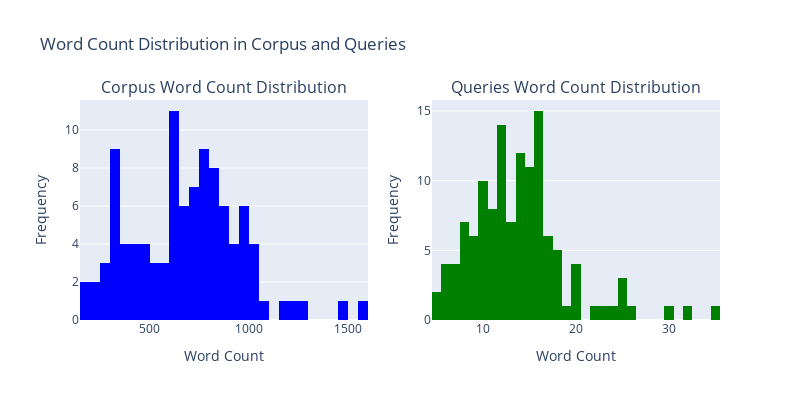
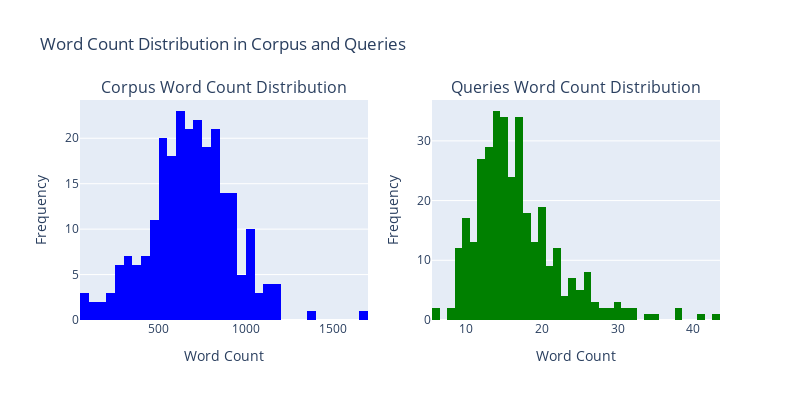
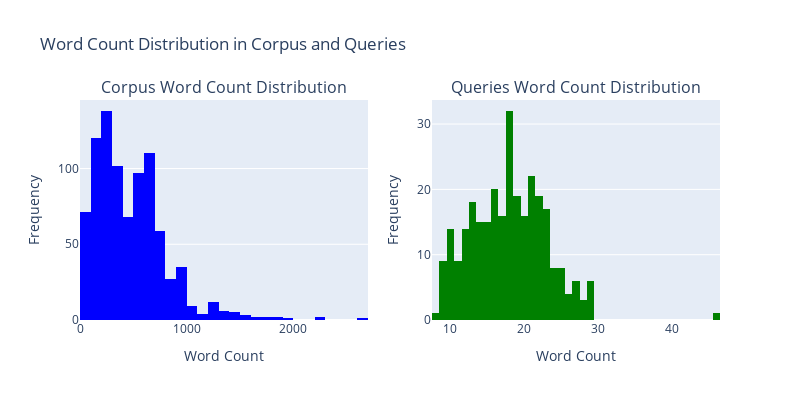
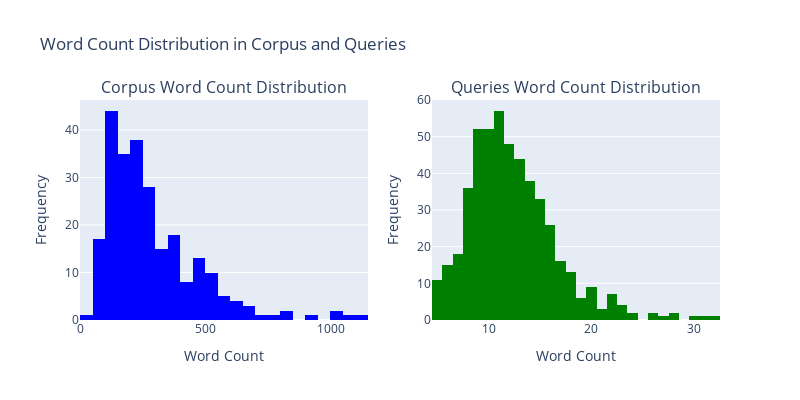

Notebook code for these charts, in order:
### Markdown cell above
Check words in the datasets

### Code cell
for DATASET_NAME in dataset_manager.list_datasets():
    print("========= DATASET:", DATASET_NAME, " =========\n")
    corpus, queries, qrels = dataset_manager.load_dataset(DATASET_NAME)
    print(f"Starting number of documents: {len(corpus)} and number of queries: {len(queries)}")

    corpus, queries = reduce_dataset_size(corpus, queries, qrels)
    print(f"After reducing: number of documents: {len(corpus)} and number of queries: {len(queries)}\n")

    corpus_df = pd.DataFrame(list(corpus.items()), columns=["id", "text"])
    corpus_df["text"] = corpus_df["text"].apply(lambda x: x[0] if isinstance(x, list) and len(x) > 0 else "")
    queries_df = pd.DataFrame(list(queries.items()), columns=["id", "text"])
    plot_count_words(corpus_df, queries_df)

### Figure 1 — Plotly figure (JSON) as saved in the notebook; plotly's stock layout.template omitted (floating-point values rounded to 4 significant figures)
{"data": [{"marker": {"color": "blue"}, "name": "Corpus Word Count", "nbinsx": 50, "type": "histogram", "x": [1235, 621, 968, 771, 902, 520, 898, 632, 888, 765, 663, 262, 342, 1476, 763, 485, 1157, 854, 907, 809, 188, 732, 697, 1586, 1017, 436, 838, 1027, 805, 897, 593, 823, 690, 707, 859, 465, 641, 979, 324, 427, 729, 952, 772, 997, 709, 708, 754, 609, 369, 1290, 999, 758, 915, 483, 232, 895, 774, 609, 520, 1020, 314, 649, 489, 527, 297, 629, 993, 380, 243, 566, 786, 349, 699, 306, 836, 151, 347, 673, 646, 301, 771, 362, 631, 407, 619, 308, 695, 262, 373, 1064, 811, 645, 308, 412, 749, 730, 836, 1018, 556, 939, 804], "xaxis": "x", "yaxis": "y"}, {"marker": {"color": "green"}, "name": "Queries Word Count", "nbinsx": 50, "type": "histogram", "x": [10, 8, 12, 10, 12, 8, 14, 14, 10, 15, 9, 17, 11, 10, 11, 13, 16, 9, 12, 12, 15, 25, 25, 16, 9, 18, 11, 8, 18, 11, 13, 13, 13, 16, 6, 8, 15, 16, 10, 12, 11, 19, 30, 23, 5, 12, 8, 24, 12, 14, 14, 11, 14, 9, 6, 8, 13, 16, 16, 10, 11, 22, 9, 17, 16, 9, 18, 13, 7, 15, 26, 11, 15, 14, 10, 12, 32, 15, 7, 7, 14, 16, 15, 15, 20, 16, 14, 25, 16, 16, 15, 17, 15, 10, 17, 12, 12, 14, 15, 12, 14, 5, 20, 20, 10, 16, 16, 14, 12, 13, 20, 10, 12, 12, 6, 18, 18, 8, 7, 16, 17, 14, 17, 35, 16, 6], "xaxis": "x2", "yaxis": "y2"}], "layout": {"annotations": [{"font": {"size": 16}, "showarrow": false, "text": "Corpus Word Count Distribution", "x": 0.225, "xanchor": "center", "xref": "paper", "y": 1, "yanchor": "bottom", "yref": "paper"}, {"font": {"size": 16}, "showarrow": false, "text": "Queries Word Count Distribution", "x": 0.775, "xanchor": "center", "xref": "paper", "y": 1, "yanchor": "bottom", "yref": "paper"}], "height": 400, "showlegend": false, "title": {"text": "Word Count Distribution in Corpus and Queries"}, "width": 800, "xaxis": {"anchor": "y", "domain": [0, 0.45], "title": {"text": "Word Count"}}, "xaxis2": {"anchor": "y2", "domain": [0.55, 1], "title": {"text": "Word Count"}}, "yaxis": {"anchor": "x", "domain": [0, 1], "title": {"text": "Frequency"}}, "yaxis2": {"anchor": "x2", "domain": [0, 1], "title": {"text": "Frequency"}}}}

### Figure 2 — Plotly figure (JSON) as saved in the notebook; plotly's stock layout.template omitted (floating-point values rounded to 4 significant figures; data arrays with more than 128 entries replaced by an {"elided": "..."} marker saying what was removed)
{"data": [{"marker": {"color": "blue"}, "name": "Corpus Word Count", "nbinsx": 50, "type": "histogram", "x": {"elided": "247 int values"}, "xaxis": "x", "yaxis": "y"}, {"marker": {"color": "green"}, "name": "Queries Word Count", "nbinsx": 50, "type": "histogram", "x": {"elided": "344 int values"}, "xaxis": "x2", "yaxis": "y2"}], "layout": {"annotations": [{"font": {"size": 16}, "showarrow": false, "text": "Corpus Word Count Distribution", "x": 0.225, "xanchor": "center", "xref": "paper", "y": 1, "yanchor": "bottom", "yref": "paper"}, {"font": {"size": 16}, "showarrow": false, "text": "Queries Word Count Distribution", "x": 0.775, "xanchor": "center", "xref": "paper", "y": 1, "yanchor": "bottom", "yref": "paper"}], "height": 400, "showlegend": false, "title": {"text": "Word Count Distribution in Corpus and Queries"}, "width": 800, "xaxis": {"anchor": "y", "domain": [0, 0.45], "title": {"text": "Word Count"}}, "xaxis2": {"anchor": "y2", "domain": [0.55, 1], "title": {"text": "Word Count"}}, "yaxis": {"anchor": "x", "domain": [0, 1], "title": {"text": "Frequency"}}, "yaxis2": {"anchor": "x2", "domain": [0, 1], "title": {"text": "Frequency"}}}}

### Figure 3 — Plotly figure (JSON) as saved in the notebook; plotly's stock layout.template omitted (floating-point values rounded to 4 significant figures; data arrays with more than 128 entries replaced by an {"elided": "..."} marker saying what was removed)
{"data": [{"marker": {"color": "blue"}, "name": "Corpus Word Count", "nbinsx": 50, "type": "histogram", "x": {"elided": "876 int values"}, "xaxis": "x", "yaxis": "y"}, {"marker": {"color": "green"}, "name": "Queries Word Count", "nbinsx": 50, "type": "histogram", "x": {"elided": "292 int values"}, "xaxis": "x2", "yaxis": "y2"}], "layout": {"annotations": [{"font": {"size": 16}, "showarrow": false, "text": "Corpus Word Count Distribution", "x": 0.225, "xanchor": "center", "xref": "paper", "y": 1, "yanchor": "bottom", "yref": "paper"}, {"font": {"size": 16}, "showarrow": false, "text": "Queries Word Count Distribution", "x": 0.775, "xanchor": "center", "xref": "paper", "y": 1, "yanchor": "bottom", "yref": "paper"}], "height": 400, "showlegend": false, "title": {"text": "Word Count Distribution in Corpus and Queries"}, "width": 800, "xaxis": {"anchor": "y", "domain": [0, 0.45], "title": {"text": "Word Count"}}, "xaxis2": {"anchor": "y2", "domain": [0.55, 1], "title": {"text": "Word Count"}}, "yaxis": {"anchor": "x", "domain": [0, 1], "title": {"text": "Frequency"}}, "yaxis2": {"anchor": "x2", "domain": [0, 1], "title": {"text": "Frequency"}}}}

### Figure 4 — Plotly figure (JSON) as saved in the notebook; plotly's stock layout.template omitted (floating-point values rounded to 4 significant figures; data arrays with more than 128 entries replaced by an {"elided": "..."} marker saying what was removed)
{"data": [{"marker": {"color": "blue"}, "name": "Corpus Word Count", "nbinsx": 50, "type": "histogram", "x": {"elided": "248 int values"}, "xaxis": "x", "yaxis": "y"}, {"marker": {"color": "green"}, "name": "Queries Word Count", "nbinsx": 50, "type": "histogram", "x": {"elided": "498 int values"}, "xaxis": "x2", "yaxis": "y2"}], "layout": {"annotations": [{"font": {"size": 16}, "showarrow": false, "text": "Corpus Word Count Distribution", "x": 0.225, "xanchor": "center", "xref": "paper", "y": 1, "yanchor": "bottom", "yref": "paper"}, {"font": {"size": 16}, "showarrow": false, "text": "Queries Word Count Distribution", "x": 0.775, "xanchor": "center", "xref": "paper", "y": 1, "yanchor": "bottom", "yref": "paper"}], "height": 400, "showlegend": false, "title": {"text": "Word Count Distribution in Corpus and Queries"}, "width": 800, "xaxis": {"anchor": "y", "domain": [0, 0.45], "title": {"text": "Word Count"}}, "xaxis2": {"anchor": "y2", "domain": [0.55, 1], "title": {"text": "Word Count"}}, "yaxis": {"anchor": "x", "domain": [0, 1], "title": {"text": "Frequency"}}, "yaxis2": {"anchor": "x2", "domain": [0, 1], "title": {"text": "Frequency"}}}}
